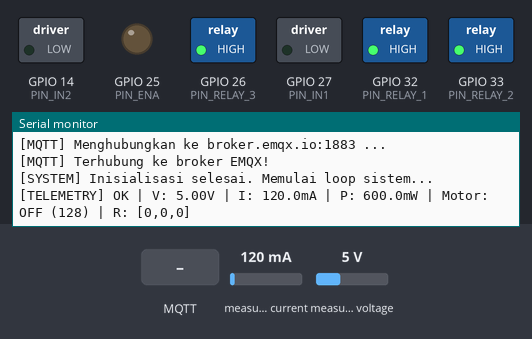
A sketch run on a simulated ESP32. On the bench: switched loads named in the sketch (green lamp = pin HIGH), output pins drawn as LEDs (lit = HIGH), the last lines printed to the serial monitor. The test bench sets the inputs (shaded band); at power-on: measured current 120 mA, measured voltage 5 V. WiFi joins after 1.5 s; servers stay silent unless stated; no MQTT or app messages arrive unless stated.

Above: at 3.3 s.
3.4 s: MQTT message "motor" arrives on the first subscribed topic
At 4.0 s:
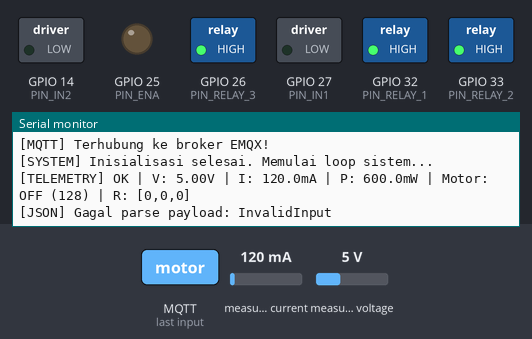
4.9 s: MQTT message "1" arrives on the first subscribed topic
At 5.9 s:
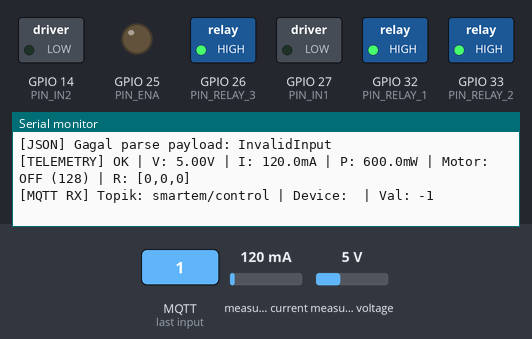

The sketch:

smart_em_esp32.ino
```cpp
/*
  ==============================================================================
  PROJECT       : Smart Electromagnetic Generator IoT System
  INSTITUTION   : Universitas Negeri Malang - Teknik Elektro (2026)
  COURSE        : Medan Elektromagnetik
  AUTHORS       : Raihan Nauval Aziz, Rizaldy Yakub Mahendra, Muhammad Rafi Baihaqi
  ADVISOR       : Hanif Rifai Adha, S.Pd., M.T.
  HARDWARE      : ESP32 DevKit V1, INA219, Dual Motor RS-385, L298N, 3x Relay Mod
  MQTT BROKER   : broker.emqx.io (Port 1883 TCP / 8084 WSS)
  ==============================================================================
*/

#include <WiFi.h>
#include <PubSubClient.h>
#include <Wire.h>
#include <Adafruit_INA219.h>
#include <ArduinoJson.h>

// ==============================================================================
// 1. KONFIGURASI JARINGAN & MQTT
// ==============================================================================
// Silakan sesuaikan SSID dan Password WiFi sesuai access point / hotspot Anda
const char* WIFI_SSID     = "Infinix NOTE 50 Pro";
const char* WIFI_PASSWORD = "00000000";

const char* MQTT_HOST     = "broker.emqx.io";
const int   MQTT_PORT     = 1883;

// Topic MQTT
const char* TOPIC_SENSOR  = "smartem/ina219/data";  // Publish telemetri generator
const char* TOPIC_CONTROL = "smartem/control";      // Subscribe perintah dashboard
const char* TOPIC_STATUS  = "smartem/status";       // LWT / Connection status

// ==============================================================================
// 2. PINOUT HARDWARE ESP32
// ==============================================================================
// Sensor INA219 (I2C)
#define PIN_SDA           21
#define PIN_SCL           22

// Driver Motor L298N (Motor 1 - Penggerak Mekanik)
#define PIN_IN1           27    // L298N Direction IN1
#define PIN_IN2           14    // L298N Direction IN2
#define PIN_ENA           25    // L298N Enable A - PWM Speed Control

// 3 Modul Relay Output (Sesuai Tabel 2 Laporan Akhir)
// Catatan: Jika menggunakan board varian pin alternatif (GPIO 17, 16, 4), cukup ubah define di bawah.
#define PIN_RELAY_1       32    // Relay 1 Output
#define PIN_RELAY_2       33    // Relay 2 Output
#define PIN_RELAY_3       26    // Relay 3 Output

// Modul Relay umumnya menggunakan logika Aktif-LOW:
// LOW = Kontak NC terbuka / NO tertutup (Relay ON / Menyala)
// HIGH = Kontak NO terbuka (Relay OFF / Padam)
#define RELAY_ACTIVE_STATE LOW
#define RELAY_IDLE_STATE   HIGH

// ==============================================================================
// 3. PARAMETER PWM & TIMING
// ==============================================================================
#define PWM_FREQ          25000 // 25 kHz (frekuensi ultrasonik agar motor tidak berdengung)
#define PWM_RES           8     // Resolusi 8-bit (nilai 0 - 255)
#define PWM_CHANNEL       0     // PWM Channel ESP32

const unsigned long PUBLISH_INTERVAL = 2000; // Interval publish telemetri (ms)
const unsigned long RECONNECT_DELAY  = 3000; // Interval percobaan reconnect MQTT (ms)

// ==============================================================================
// 4. INSTANSIASI OBJEK & VARIABEL GLOBAL
// ==============================================================================
WiFiClient      wifiClient;
PubSubClient    mqttClient(wifiClient);
Adafruit_INA219 ina219;

bool          inaReady      = false;
bool          motorState    = false;
int           motorSpeed    = 128; // Default 50% duty cycle (0-255)

bool          relayState[3] = {false, false, false};
bool          autoRelay[3]  = {false, false, false};
float         threshold[3]  = {1.0f, 2.0f, 3.0f}; // Ambang batas tegangan (Volt)

unsigned long lastPublish   = 0;
unsigned long lastReconnect = 0;
char          mqttClientId[32];

// ==============================================================================
// 5. KONTROL MOTOR DC (L298N)
// ==============================================================================
void writePWM(int pin, int value) {
  #if defined(ESP_ARDUINO_VERSION_MAJOR) && (ESP_ARDUINO_VERSION_MAJOR >= 3)
    ledcWrite(pin, value);
  #else
    ledcWrite(PWM_CHANNEL, value);
  #endif
}

void setMotor(bool on) {
  motorState = on;
  if (on) {
    digitalWrite(PIN_IN1, HIGH);
    digitalWrite(PIN_IN2, LOW);
    writePWM(PIN_ENA, motorSpeed);
  } else {
    digitalWrite(PIN_IN1, LOW);
    digitalWrite(PIN_IN2, LOW);
    writePWM(PIN_ENA, 0);
  }
  Serial.printf("[MOTOR] Status: %s | PWM: %d (%.0f%%)\n",
                on ? "RUNNING" : "STOPPED", motorSpeed, (motorSpeed / 255.0f) * 100.0f);
}

void setSpeed(int pwm) {
  motorSpeed = constrain(pwm, 0, 255);
  if (motorState) {
    writePWM(PIN_ENA, motorSpeed);
  }
  Serial.printf("[MOTOR] Kecepatan diatur: PWM %d (%.0f%%)\n",
                motorSpeed, (motorSpeed / 255.0f) * 100.0f);
}

// ==============================================================================
// 6. KONTROL RELAY (AKTIF-LOW)
// ==============================================================================
void setRelay(int index, bool on) {
  if (index < 1 || index > 3) return;
  relayState[index - 1] = on;

  int targetPin = (index == 1) ? PIN_RELAY_1 : ((index == 2) ? PIN_RELAY_2 : PIN_RELAY_3);
  digitalWrite(targetPin, on ? RELAY_ACTIVE_STATE : RELAY_IDLE_STATE);

  Serial.printf("[RELAY %d] %s (Pin GPIO %d -> %s)\n",
                index, on ? "ON" : "OFF", targetPin, on ? "LOW" : "HIGH");
}

void checkAutoRelay(float currentVoltage) {
  for (int i = 0; i < 3; i++) {
    if (!autoRelay[i]) continue;
    bool shouldBeOn = (currentVoltage >= threshold[i]);
    if (shouldBeOn != relayState[i]) {
      setRelay(i + 1, shouldBeOn);
      Serial.printf("[AUTO RELAY %d] %s (Tegangan: %.2fV %s Ambang: %.2fV)\n",
                    i + 1, shouldBeOn ? "ON" : "OFF", currentVoltage,
                    shouldBeOn ? ">=" : "<", threshold[i]);
    }
  }
}

// ==============================================================================
// 7. MQTT CALLBACK (PENERIMAAN PERINTAH)
// ==============================================================================
void mqttCallback(char* topic, byte* payload, unsigned int length) {
  StaticJsonDocument<384> doc;
  DeserializationError err = deserializeJson(doc, payload, length);
  if (err) {
    Serial.print(F("[JSON] Gagal parse payload: "));
    Serial.println(err.c_str());
    return;
  }

  const char* device = doc["device"] | "";
  int   valInt       = doc["value"]  | -1;
  float valFloat     = doc["value"]  | -1.0f;

  Serial.printf("[MQTT RX] Topik: %s | Device: %s | Val: %d\n", topic, device, valInt);

  // Kontrol Motor & Kecepatan
  if (strcmp(device, "motor") == 0 || strcmp(device, "fan") == 0) {
    setMotor(valInt == 1);
  }
  else if (strcmp(device, "speed") == 0) {
    setSpeed(valInt);
  }
  // Kontrol Manual Relay
  else if (strcmp(device, "relay1") == 0) setRelay(1, valInt == 1);
  else if (strcmp(device, "relay2") == 0) setRelay(2, valInt == 1);
  else if (strcmp(device, "relay3") == 0) setRelay(3, valInt == 1);
  // Kontrol Mode Otomatis Relay
  else if (strcmp(device, "auto_relay1") == 0) {
    autoRelay[0] = (valInt == 1);
    if (doc.containsKey("threshold")) threshold[0] = doc["threshold"].as<float>();
    Serial.printf("[AUTO R1] %s | Ambang: %.2fV\n", autoRelay[0] ? "ENABLE" : "DISABLE", threshold[0]);
  }
  else if (strcmp(device, "auto_relay2") == 0) {
    autoRelay[1] = (valInt == 1);
    if (doc.containsKey("threshold")) threshold[1] = doc["threshold"].as<float>();
    Serial.printf("[AUTO R2] %s | Ambang: %.2fV\n", autoRelay[1] ? "ENABLE" : "DISABLE", threshold[1]);
  }
  else if (strcmp(device, "auto_relay3") == 0) {
    autoRelay[2] = (valInt == 1);
    if (doc.containsKey("threshold")) threshold[2] = doc["threshold"].as<float>();
    Serial.printf("[AUTO R3] %s | Ambang: %.2fV\n", autoRelay[2] ? "ENABLE" : "DISABLE", threshold[2]);
  }
  // Update Nilai Threshold Saja
  else if (strcmp(device, "thresh1") == 0) { threshold[0] = valFloat; }
  else if (strcmp(device, "thresh2") == 0) { threshold[1] = valFloat; }
  else if (strcmp(device, "thresh3") == 0) { threshold[2] = valFloat; }
  // Emergency All OFF
  else if (strcmp(device, "all_off") == 0) {
    setMotor(false);
    setRelay(1, false);
    setRelay(2, false);
    setRelay(3, false);
    Serial.println(F("[SYSTEM] EMERGENCY ALL OFF"));
  }
}

// ==============================================================================
// 8. PUBLISH TELEMETRI SENSOR (INA219)
// ==============================================================================
void publishSensor() {
  float busVoltage = 0.0f;
  float current_mA = 0.0f;
  float power_mW   = 0.0f;

  if (inaReady) {
    busVoltage = ina219.getBusVoltage_V();
    current_mA = ina219.getCurrent_mA();

    // Filter noise mendekati nol
    if (busVoltage < 0.05f)      busVoltage = 0.0f;
    if (abs(current_mA) < 2.0f)  current_mA = 0.0f;

    power_mW = busVoltage * current_mA;
  } else {
    // Percobaan inisialisasi ulang sensor jika sempat lepas
    if (ina219.begin()) {
      inaReady = true;
      ina219.setCalibration_32V_2A();
      Serial.println(F("[INA219] Berhasil terhubung kembali!"));
    }
  }

  // Evaluasi mode relay otomatis berdasarkan tegangan terkini
  checkAutoRelay(busVoltage);

  // Buat JSON payload telemetri
  StaticJsonDocument<512> doc;
  doc["voltage"]     = roundf(busVoltage * 100.0f) / 100.0f;
  doc["current"]     = roundf(current_mA * 10.0f)  / 10.0f;
  doc["power"]       = roundf(power_mW   * 10.0f)  / 10.0f;
  doc["motor"]       = motorState     ? 1 : 0;
  doc["speed"]       = motorSpeed;
  doc["relay1"]      = relayState[0]  ? 1 : 0;
  doc["relay2"]      = relayState[1]  ? 1 : 0;
  doc["relay3"]      = relayState[2]  ? 1 : 0;
  doc["auto_relay1"] = autoRelay[0]   ? 1 : 0;
  doc["auto_relay2"] = autoRelay[1]   ? 1 : 0;
  doc["auto_relay3"] = autoRelay[2]   ? 1 : 0;
  doc["thresh1"]     = threshold[0];
  doc["thresh2"]     = threshold[1];
  doc["thresh3"]     = threshold[2];
  doc["uptime"]      = millis() / 1000;
  doc["rssi"]        = WiFi.RSSI();

  char buffer[512];
  serializeJson(doc, buffer);
  bool published = mqttClient.publish(TOPIC_SENSOR, buffer);

  Serial.printf("[TELEMETRY] %s | V: %.2fV | I: %.1fmA | P: %.1fmW | Motor: %s (%d) | R: [%d,%d,%d]\n",
                published ? "OK" : "GAGAL", busVoltage, current_mA, power_mW,
                motorState ? "ON" : "OFF", motorSpeed,
                relayState[0], relayState[1], relayState[2]);
}

// ==============================================================================
// 9. KONEKSI WIFI & MQTT
// ==============================================================================
void connectWiFi() {
  WiFi.disconnect(true);
  delay(200);
  Serial.printf("[WiFi] Menghubungkan ke SSID: %s", WIFI_SSID);
  WiFi.mode(WIFI_STA);
  WiFi.begin(WIFI_SSID, WIFI_PASSWORD);

  uint8_t count = 0;
  while (WiFi.status() != WL_CONNECTED && count < 30) {
    delay(500);
    Serial.print(F("."));
    count++;
  }
  Serial.println();

  if (WiFi.status() == WL_CONNECTED) {
    Serial.printf("[WiFi] Terhubung! IP: %s (RSSI: %d dBm)\n",
                  WiFi.localIP().toString().c_str(), WiFi.RSSI());
  } else {
    Serial.println(F("[WiFi] Gagal konek dalam timeout. Akan dicoba kembali di loop..."));
  }
}

void connectMQTT() {
  if (WiFi.status() != WL_CONNECTED) return;
  Serial.printf("[MQTT] Menghubungkan ke %s:%d ...\n", MQTT_HOST, MQTT_PORT);

  String willTopic = TOPIC_STATUS;
  String willMsg   = "{\"status\":\"offline\",\"id\":\"" + String(mqttClientId) + "\"}";

  if (mqttClient.connect(mqttClientId, nullptr, nullptr,
                         willTopic.c_str(), 1, true, willMsg.c_str())) {
    Serial.println(F("[MQTT] Terhubung ke broker EMQX!"));
    mqttClient.subscribe(TOPIC_CONTROL, 1);

    // Publish status online
    String onlineMsg = "{\"status\":\"online\",\"id\":\"" + String(mqttClientId) + "\"}";
    mqttClient.publish(TOPIC_STATUS, onlineMsg.c_str(), true);
  } else {
    Serial.printf("[MQTT] Gagal konek, rc=%d. Mencoba lagi nanti...\n", mqttClient.state());
  }
}

// ==============================================================================
// 10. SETUP & INISIALISASI
// ==============================================================================
void setup() {
  Serial.begin(115200);
  delay(300);

  Serial.println(F("\n========================================================"));
  Serial.println(F("   SMART ELECTROMAGNETIC GENERATOR - ESP32 FIRMWARE    "));
  Serial.println(F("   Jurusan Teknik Elektro - Universitas Negeri Malang   "));
  Serial.println(F("========================================================\n"));

  // Inisialisasi GPIO Motor
  pinMode(PIN_IN1, OUTPUT); digitalWrite(PIN_IN1, LOW);
  pinMode(PIN_IN2, OUTPUT); digitalWrite(PIN_IN2, LOW);

  // Inisialisasi Hardware PWM untuk Pin ENA L298N
  #if defined(ESP_ARDUINO_VERSION_MAJOR) && (ESP_ARDUINO_VERSION_MAJOR >= 3)
    ledcAttach(PIN_ENA, PWM_FREQ, PWM_RES);
    ledcWrite(PIN_ENA, 0);
  #else
    ledcSetup(PWM_CHANNEL, PWM_FREQ, PWM_RES);
    ledcAttachPin(PIN_ENA, PWM_CHANNEL);
    ledcWrite(PWM_CHANNEL, 0);
  #endif

  // Inisialisasi GPIO Relay (Default HIGH = Semua Relay MATI saat boot)
  pinMode(PIN_RELAY_1, OUTPUT); digitalWrite(PIN_RELAY_1, RELAY_IDLE_STATE);
  pinMode(PIN_RELAY_2, OUTPUT); digitalWrite(PIN_RELAY_2, RELAY_IDLE_STATE);
  pinMode(PIN_RELAY_3, OUTPUT); digitalWrite(PIN_RELAY_3, RELAY_IDLE_STATE);

  // Inisialisasi Sensor INA219 (I2C)
  Wire.begin(PIN_SDA, PIN_SCL);
  delay(100);
  if (ina219.begin()) {
    inaReady = true;
    ina219.setCalibration_32V_2A();
    Serial.println(F("[INA219] Sensor terdeteksi OK (Rentang 32V / 2A)."));
  } else {
    Serial.println(F("[INA219] PERINGATAN: Sensor tidak ditemukan! Periksa wiring SDA/SCL."));
  }

  // Buat Client ID unik dari MAC Address ESP32
  uint32_t chipId = (uint32_t)(ESP.getEfuseMac() & 0xFFFFFF);
  snprintf(mqttClientId, sizeof(mqttClientId), "smartem_%06X", chipId);
  Serial.printf("[MQTT] Client ID: %s\n", mqttClientId);

  // Konfigurasi Buffer MQTT
  mqttClient.setServer(MQTT_HOST, MQTT_PORT);
  mqttClient.setCallback(mqttCallback);
  mqttClient.setBufferSize(512);
  mqttClient.setKeepAlive(60);

  // Koneksi Awal
  connectWiFi();
  connectMQTT();

  Serial.println(F("[SYSTEM] Inisialisasi selesai. Memulai loop sistem...\n"));
}

// ==============================================================================
// 11. MAIN LOOP
// ==============================================================================
void loop() {
  // 1. Monitor Koneksi WiFi
  if (WiFi.status() != WL_CONNECTED) {
    connectWiFi();
  }

  // 2. Monitor Koneksi MQTT
  if (!mqttClient.connected()) {
    unsigned long now = millis();
    if (now - lastReconnect >= RECONNECT_DELAY) {
      lastReconnect = now;
      connectMQTT();
    }
  } else {
    mqttClient.loop();
  }

  // 3. Publish Telemetri secara Berkala
  unsigned long currentMillis = millis();
  if (currentMillis - lastPublish >= PUBLISH_INTERVAL) {
    lastPublish = currentMillis;
    if (mqttClient.connected()) {
      publishSensor();
    }
  }
}
```

Measured:
- after the input at 3.4 s, the serial monitor: prints a new line at once (image 1)
- after the input at 4.9 s, the serial monitor: prints a new line at once (image 2)
